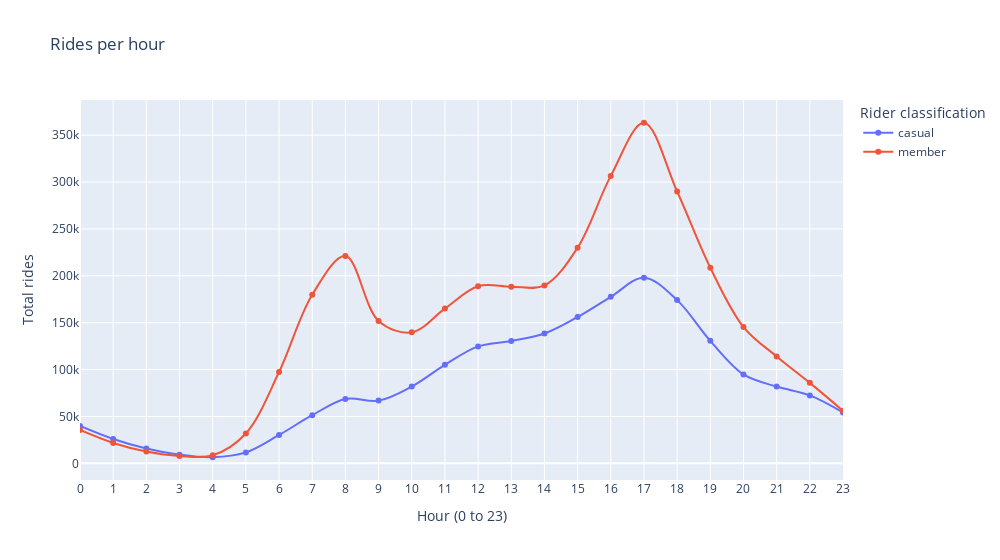

The notebook cell saved with this chart:
### Code cell
px.line(
    total_rides_by_hour,
    x="hour",
    y="ride_id",
    range_x=[0, 23],
    color="member_casual",
    line_shape="spline",
    markers=True,
    #text="ride_id",
    title="Rides per hour",
    labels={
        "ride_id": chart_legends["ride_id"],
        "hour": chart_legends["hour"],
        "member_casual": chart_legends["member_casual"],
    },
    hover_name="member_casual",
    hover_data={"member_casual": False, "hour": True, "ride_id": True},
    width=chart_parameters['width'],
).update_xaxes(dtick=1)

### Figure 1 — Plotly figure (JSON) as saved in the notebook; plotly's stock layout.template omitted (floating-point values rounded to 4 significant figures)
{"data": [{"customdata": [["casual"], ["casual"], ["casual"], ["casual"], ["casual"], ["casual"], ["casual"], ["casual"], ["casual"], ["casual"], ["casual"], ["casual"], ["casual"], ["casual"], ["casual"], ["casual"], ["casual"], ["casual"], ["casual"], ["casual"], ["casual"], ["casual"], ["casual"], ["casual"]], "hovertemplate": "<b>%{hovertext}</b><br><br>Hour (0 to 23)=%{x}<br>Total rides=%{y}<extra></extra>", "hovertext": ["casual", "casual", "casual", "casual", "casual", "casual", "casual", "casual", "casual", "casual", "casual", "casual", "casual", "casual", "casual", "casual", "casual", "casual", "casual", "casual", "casual", "casual", "casual", "casual"], "legendgroup": "casual", "line": {"color": "#636efa", "dash": "solid", "shape": "spline"}, "marker": {"symbol": "circle"}, "mode": "lines+markers", "name": "casual", "orientation": "v", "showlegend": true, "type": "scatter", "x": [0, 1, 2, 3, 4, 5, 6, 7, 8, 9, 10, 11, 12, 13, 14, 15, 16, 17, 18, 19, 20, 21, 22, 23], "xaxis": "x", "y": [39847, 26021, 15863, 9274, 6502, 11667, 30240, 51327, 68696, 66905, 81946, 105034, 124711, 130532, 138454, 156084, 177578, 197993, 174067, 130626, 94811, 81895, 72485, 54266], "yaxis": "y"}, {"customdata": [["member"], ["member"], ["member"], ["member"], ["member"], ["member"], ["member"], ["member"], ["member"], ["member"], ["member"], ["member"], ["member"], ["member"], ["member"], ["member"], ["member"], ["member"], ["member"], ["member"], ["member"], ["member"], ["member"], ["member"]], "hovertemplate": "<b>%{hovertext}</b><br><br>Hour (0 to 23)=%{x}<br>Total rides=%{y}<extra></extra>", "hovertext": ["member", "member", "member", "member", "member", "member", "member", "member", "member", "member", "member", "member", "member", "member", "member", "member", "member", "member", "member", "member", "member", "member", "member", "member"], "legendgroup": "member", "line": {"color": "#EF553B", "dash": "solid", "shape": "spline"}, "marker": {"symbol": "circle"}, "mode": "lines+markers", "name": "member", "orientation": "v", "showlegend": true, "type": "scatter", "x": [0, 1, 2, 3, 4, 5, 6, 7, 8, 9, 10, 11, 12, 13, 14, 15, 16, 17, 18, 19, 20, 21, 22, 23], "xaxis": "x", "y": [35544, 21751, 12587, 7877, 8637, 31841, 97349, 179864, 221132, 151918, 139728, 165051, 188870, 188408, 189695, 230019, 306545, 363217, 289917, 208594, 145384, 114023, 85832, 56083], "yaxis": "y"}], "layout": {"legend": {"title": {"text": "Rider classification"}, "tracegroupgap": 0}, "title": {"text": "Rides per hour"}, "width": 1000, "xaxis": {"anchor": "y", "domain": [0, 1], "dtick": 1, "range": [0, 23], "title": {"text": "Hour (0 to 23)"}}, "yaxis": {"anchor": "x", "domain": [0, 1], "title": {"text": "Total rides"}}}}
